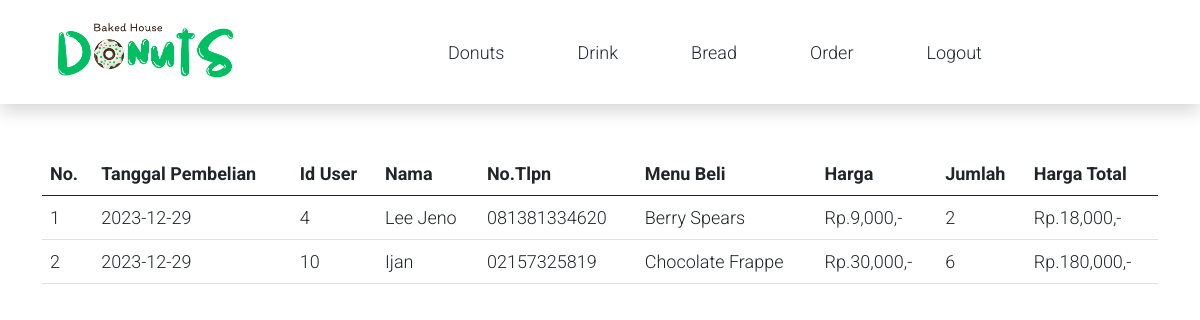
Page /bakedhouse/admin/admin-order.php on the committed database.
### tables this page shows
CREATE TABLE `transaksi` (
  `id_transaksi` int(50) NOT NULL,
  `id_user` int(255) NOT NULL,
  `menu_dibeli` varchar(255) NOT NULL,
  `jumlah` int(11) NOT NULL,
  `harga_menu` int(50) NOT NULL,
  `harga_total` int(50) NOT NULL,
  `pembeli` varchar(50) NOT NULL,
  `tanggal_pembelian` varchar(50) DEFAULT NULL,
  `harga` int(100) NOT NULL,
  `no_tlp` varchar(20) NOT NULL,
  `id_pembelian` int(50) NOT NULL
);

### bakedhouse/admin/admin-order.php (the view, shortened to what this page needs)
<?php
    require "../koneksi.php";
    $ambil = $koneksi ->query("SELECT * FROM transaksi");
?>
<!DOCTYPE html>
<html lang="en">
    <head>
        <link rel="stylesheet" href="../assets/css/bootstrap.min.css" />
        <link rel="stylesheet" href="../assets/css/templatemo.css" />
        <link rel="stylesheet" href="../assets/css/custom.css" />
        <link rel="stylesheet" href="../assets/css/fontawesome.min.css" />
    </head>
<body>
    <?php require "navbar.php";?>
    <div class="container mt-5">
    <div class="mt-3">
        <div class="table-responsive mt-5">
            <table class="table" >
                <thead>
                    <tr>
                        <th>No.</th>
                        <th>Tanggal Pembelian</th>
                        <th>Id User</th>
                        <th>Nama</th>
                        <th>No.Tlpn</th>
                        <th>Menu Beli</th>
                        <th>Harga</th>
                        <th>Jumlah</th>
                        <th>Harga Total</th>
                    </tr>
                </thead>
                <tbody>
                    <?php
                    $number = 1;
                    while($data=mysqli_fetch_array($ambil)){
                    ?>
                    <tr>
                        <td><?php echo $number; ?></td>
                        <td><?php echo $data['tanggal_pembelian']; ?></td>
                        <td><?php echo $data['id_user']; ?></td>
                        <td><?php echo $data['pembeli']; ?></td>
                        <td><?php echo $data['no_tlp']; ?></td>
                        <td><?php echo $data['menu_dibeli']; ?></td>
                        <td>Rp.<?php echo number_format($data['harga']); ?>,-</td>
                        <td><?php echo $data['jumlah']; ?></td>
                        <td>Rp.<?php echo number_format($data['harga_menu']); ?>,-</td>
                    </tr>
                    <?php
                    $number++;}
                    ?>
                </tbody>
            </table>
        </div>
    </div>
    </div>
</body>
</html>

### bakedhouse/assets/css/templatemo.css (style rules this page uses)
body, ul, li, p, a, label, input, div { font-family: 'Roboto', sans-serif; font-size: 18px !important; font-weight: 300 !important; }

### rows in the picture
transaksi: tanggal_pembelian "2023-12-29", id_user "4", pembeli "Lee Jeno", no_tlp "081381334620", menu_dibeli "Berry Spears", harga "9,000", jumlah "2", harga_menu "18,000"
transaksi: tanggal_pembelian "2023-12-29", id_user "10", pembeli "Ijan", no_tlp "02157325819", menu_dibeli "Chocolate Frappe", harga "30,000", jumlah "6", harga_menu "180,000"
